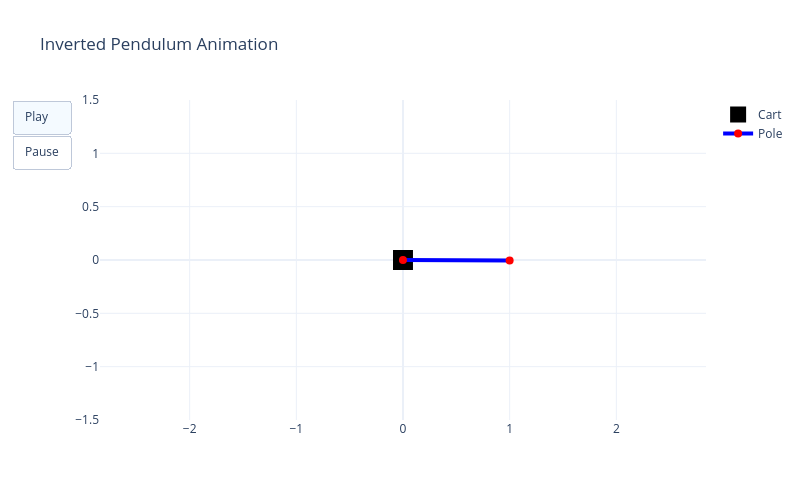

Here is the notebook cell this chart was saved with:
### Code cell
animate_simulation(history)

### Figure 1 — Plotly figure (JSON) as saved in the notebook; plotly's stock layout.template omitted (floating-point values rounded to 4 significant figures)
{"data": [{"marker": {"color": "black", "size": 20, "symbol": "square"}, "mode": "markers", "name": "Cart", "type": "scatter", "x": [-0.0003271], "y": [0]}, {"line": {"color": "blue", "width": 4}, "marker": {"color": "red", "size": 8}, "mode": "lines+markers", "name": "Pole", "type": "scatter", "x": [-0.0003271, 0.9997], "y": [0, -0.003924]}], "layout": {"height": 500, "title": {"text": "Inverted Pendulum Animation"}, "updatemenus": [{"buttons": [{"args": [null, {"frame": {"duration": 20, "redraw": false}, "fromcurrent": true}], "label": "Play", "method": "animate"}, {"args": [[null], {"frame": {"duration": 0, "redraw": false}, "fromcurrent": true, "mode": "immediate"}], "label": "Pause", "method": "animate"}], "type": "buttons"}], "width": 800, "xaxis": {"autorange": false, "range": [-2.5, 2.5]}, "yaxis": {"autorange": false, "range": [-1.5, 1.5], "scaleanchor": "x", "scaleratio": 1}}}
